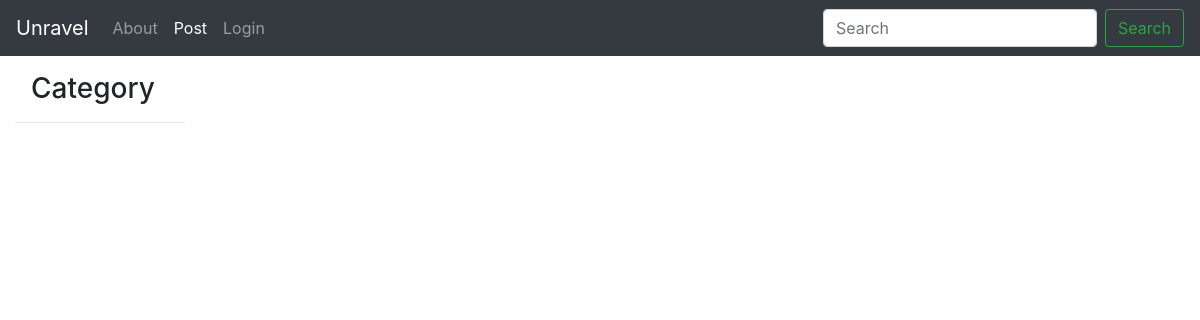
The app's page /posts/, older data.
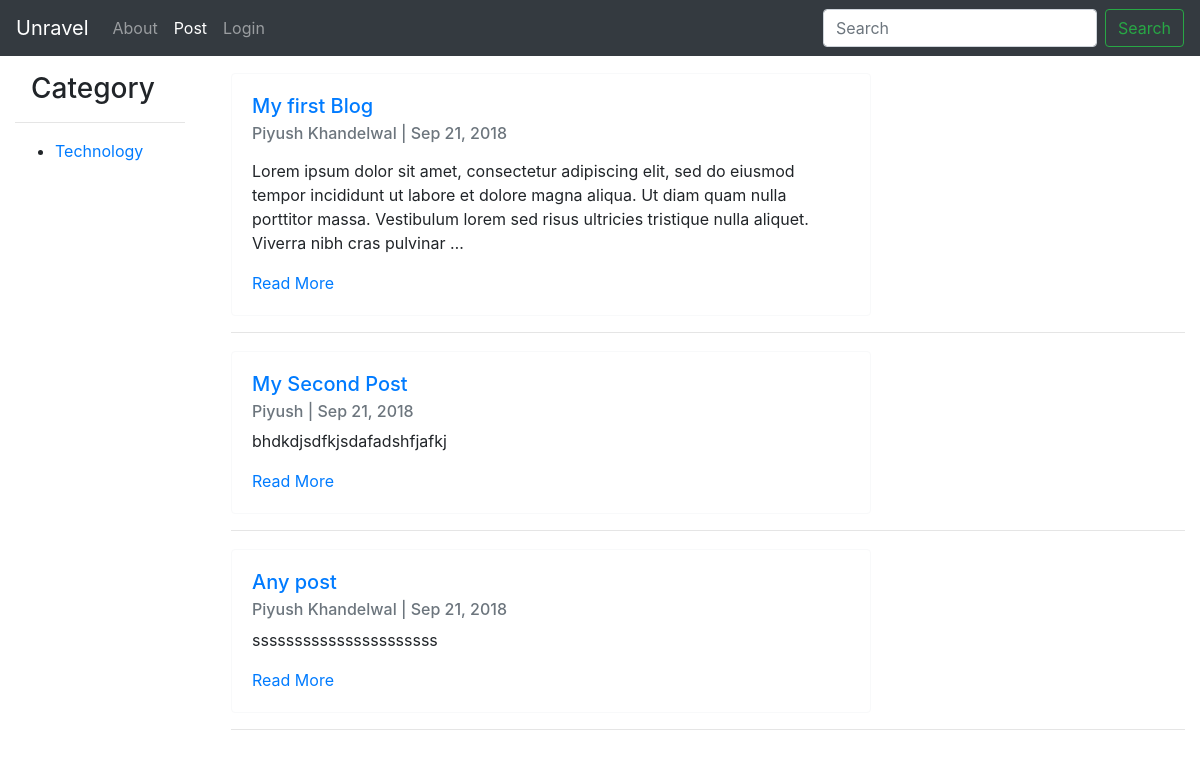
The same page, newer data.
### categories/models.py (models this page shows, shortened)
class Category(models.Model):
	title		= models.CharField(max_length= 40,unique= True)
	slug		= models.SlugField(blank= True,unique= True)
	created		= models.DateTimeField(auto_now= True)
	def get_absolute_url(self):
		return reverse('category',kwargs={'slug':self.slug})

### post/models.py (models this page shows, shortened)
class Post(models.Model):
	title		=	models.CharField(max_length = 200)
	slug		=	models.SlugField(unique =True, blank = True)
	body		=	models.TextField()
	author		=	models.ForeignKey(User,on_delete=models.CASCADE,null=True,blank=True)
	featured	=	models.BooleanField(default =False)
	active		=	models.BooleanField(default=True)
	updated		=	models.DateTimeField(auto_now=True)
	published	=	models.DateTimeField(auto_now_add=True)
	category 	=	models.ForeignKey(Category,default=None,on_delete=models.CASCADE)
	tags 	 	=	models.ManyToManyField(Tag,blank =True,related_name='tags')
	def get_absolute_url(self):
		return reverse('post:post_detail',kwargs={'slug':self.slug})

### accounts/models.py (models this page shows, shortened)
class User(AbstractBaseUser):
	email 		= models.EmailField(max_length=255,unique=True)
	full_name 	= models.CharField(max_length=255)
	active		= models.BooleanField(default= True) # Can Login pr Not?
	admin		= models.BooleanField(default=False) # Superuser
	timestamp	= models.DateTimeField(auto_now_add=True)
	USERNAME_FIELD  = 'email'
	REQUIRED_FIELDS = ['full_name']
	objects = UserManager()
	def get_full_name(self):
		if self.full_name:
			return self.full_name
		return self.email

### post/views.py (the view)
class postListView(ListView):
	template_name = "post/post_list.html"
	def get_queryset(self, *args, **kwargs):
		request=self.request
		qs=Post.objects.filter(active=True)
		return qs

### categories/templatetags/category_list.py (called while the page is built)
@register.inclusion_tag('snippets/category_list.html')
def category_list():
	list = Category.objects.all()
	return{"list":list}

### post/templates/post/post_list.html (shortened to what this page needs)
{% extends 'base.html' %}
{% block content %}
{% if object_List|length < 0 %}
	<h3 class="text-center">Sorry, Posts will be added soon........</h3>
{% else %}
	{% for obj in object_list %}
	<div class = col-lg-2></div>
	{% include "snippets/card.html" with instance=obj %}
	<div class = col-lg-2></div>
	{% endfor %}
{% endif %}
{% endblock content %}

### categories/templates/snippets/category_list.html
<h3 class="ml-3">Category</h3>
<hr>
<ul>
{% for obj in list %}
	<li class="my-1"> <a href="{{ obj.get_absolute_url }}">{{obj.title}}</a></li>
{% endfor%}
</ul>

### post/templates/snippets/card.html
<div class="card  border-light mb-3 " style= "max-width: 40rem;">
  <div class="card-body">
    <h5 class="card-title"> <a href={{instance.get_absolute_url}}>{{instance.title}}</a> </h5>
    <h6 class="card-subtitle mb-2 text-muted">{{instance.author.get_full_name}} |
     {{instance.published|date:"M d, Y"}}</h6>
    <p class="card-text">{% autoescape off %}
						    {{instance.body|truncatechars_html:250}}
						 {% endautoescape %}
	</p>
    <a href={{instance.get_absolute_url}} class="card-link">Read More</a>
  </div>
</div>
<hr>

Row changes from the older to the newer data that the page shows:
added Category: title "Technology"
added Post: title "My first Blog", author.get_full_name "Piyush Khandelwal", published "Sep 21, 2018", body "Lorem ipsum dolor sit amet, consectetur adipiscing elit, sed do eiusmod tempor incididunt ut labore et dolore magna aliqua. Ut diam quam nulla porttitor massa. Vestibulum lorem sed risus ultricies tristique nulla aliquet. Viverra nibh cras pulvinar …"
added Post: title "My Second Post", author.get_full_name "Piyush", published "Sep 21, 2018", body "bhdkdjsdfkjsdafadshfjafkj"
added Post: title "Any post", author.get_full_name "Piyush Khandelwal", published "Sep 21, 2018", body "ssssssssssssssssssssss"
